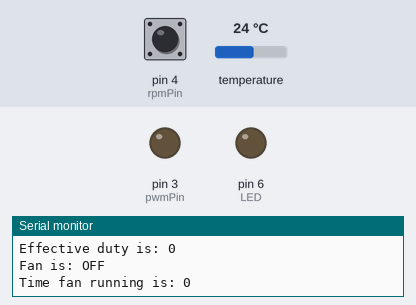
This sketch was run on a simulated Arduino Nano, built with avr-gcc and run on an emulated ATmega328P. Shown: output pins drawn as LEDs (lit = HIGH), the last lines printed to the serial monitor. The test bench sets the inputs (shaded band); at power-on: temperature 24 °C, pin 4 (rpmPin) HIGH.

Above: at 12.3 s.
12.4 s: temperature set to 30.1 °C
23.6 s: temperature set to 31.5 °C
At 34.2 s:
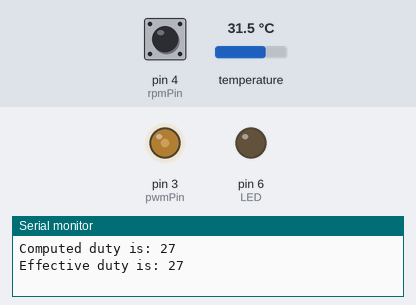
At 35.7 s:
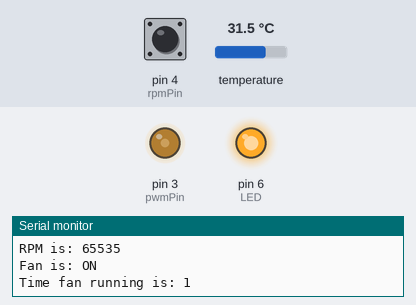
36.7 s: temperature set to 41 °C
At 46.9 s:
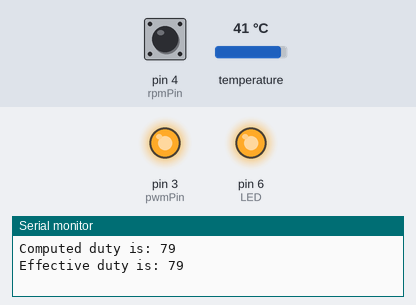
Timing chart, 0 to 48.4 s (numbered marks = the images above; inputs shaded):
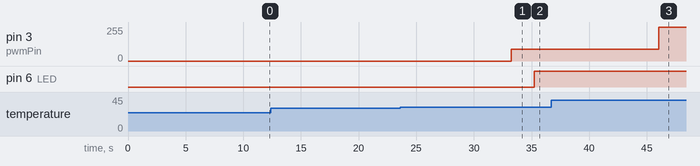

The sketch:

fan_control.ino
```cpp
/********************************************************************/
// Arduino Nano based PWM fan speed control
//
// The fan will be turned as soon as a certain temperature (temp_start) is reached.
// It will be turned off again as soon as the fan has run a certain time
// period (MIN_TIME_RUNNING) and the temperature is below a threshold
// (temp_stop). This should keep the fan from turning on and off all the time.
//
// This codes is based on codes from the following homepages:
// Homepages last checked: 2019-10-13
// Computation of fan RPM: https://www.hackster.io/Buechner/4-wired-fan-control-pwm-bb29ac
// Running 1-wire bus and reading temperature of DS18B20 temperature sensor: https://create.arduino.cc/projecthub/TheGadgetBoy/ds18b20-digital-temperature-sensor-and-arduino-9cc806
// Running PWM at 25 kHz: https://forum.arduino.cc/index.php?topic=415167.0 (post by dlloyd)
//
// Further homepages that gave valuable input and inspiration:
//
// PWM fan control: https://www.instructables.com/id/Temperature-Control-With-Arduino-and-PWM-Fans/
//
//
// Thank you to everyone helping online and posting there sketches/codes.
/********************************************************************/

#include <OneWire.h>
#include <DallasTemperature.h>

// Data wire is plugged into pin 2 on the Arduino
#define ONE_WIRE_BUS 2
/********************************************************************/
// Setup a oneWire instance to communicate with any OneWire devices
// (not just Maxim/Dallas temperature ICs)
OneWire oneWire(ONE_WIRE_BUS);
/********************************************************************/
// Pass our oneWire reference to Dallas Temperature.
DallasTemperature sensors(&oneWire);

const float temp_start = 31.0; // When to turn on the fan
const float temp_stop = temp_start - 1.5; // When to turn of the fan
const float temp_max = 38.5;

const int duty_min = 24; // Minimum fan speed (ca. 30%)
const int duty_max = 79; // Maximum fan speed (100%)

const float m = (duty_max - duty_min ) / (temp_max - temp_start);


#define ONE_WIRE_BUS 2
#define MIN_TIME_RUNNING 300 // in seconds
#define DELAYTIME 10000 //in milliseconds
#define LED 6 // digital pin

unsigned long time_running = 0;
bool fan_on = false;

int pwmPin     = 3; // digital PWM pin 9
unsigned long time;
unsigned int rpm;
int rpmPin = 4;
String stringRPM;

void setup() {
  // put your setup code here, to run once:
 // start serial port
 Serial.begin(9600);
 // Start up the library
 sensors.begin();

 // generate 25kHz PWM pulse rate on Pin 3
 pinMode(pwmPin, OUTPUT);   // OCR2B sets duty cycle
 pwm25kHzBegin();
 digitalWrite(rpmPin, HIGH);   // Starts reading

 pinMode(LED, OUTPUT);

 fan_on = false;

}

void loop() {
  // put your main code here, to run repeatedly:
  sensors.requestTemperatures(); // Send the command to get temperature readings

  Serial.print(" Requesting temperatures...");
  float temp = sensors.getTempCByIndex(0);
  Serial.print("Temperature is: ");
  Serial.println( temp );


  int duty = getDuty( temp );
  // Keep fan running if it is running
  if ( fan_on == true )
    duty = max( duty_min, duty );

  Serial.print("Computed duty is: ");
  Serial.println( duty );

  // Stop fan only if
  // 1. Temperature is below temp_stop
  // 2. The fan has been running
  // 3. The fan has been running long enough
  if ( temp < temp_stop && fan_on == true && time_running > MIN_TIME_RUNNING ) {
    duty = 0;
  }

  Serial.print("Effective duty is: ");
  Serial.println( duty );
  pwmDuty( duty ); // 100% (range = 0-79 = 1.25-100%)

  if ( duty > 0 ) {
    fan_on = true;
    delay(1000);
    time_running += 1;
    Serial.print("RPM is: ");
    getRPMS();
    Serial.println( stringRPM );
    digitalWrite( LED, HIGH );
  } else {
    fan_on = false;
    time_running = 0;
    digitalWrite( LED, LOW );
  }

  Serial.print("Fan is: ");
  Serial.println( fan_on ? "ON" : "OFF" );
  Serial.print("Time fan running is: ");
  Serial.println( time_running );

  delay(DELAYTIME);
  if ( fan_on == true )
    time_running += (DELAYTIME/1000);

  // Reset to prevent overflow
  if ( time_running > MIN_TIME_RUNNING )
    time_running = MIN_TIME_RUNNING+1;
}

void pwm25kHzBegin() {
  TCCR2A = 0;                               // TC2 Control Register A
  TCCR2B = 0;                               // TC2 Control Register B
  TIMSK2 = 0;                               // TC2 Interrupt Mask Register
  TIFR2 = 0;                                // TC2 Interrupt Flag Register
  TCCR2A |= (1 << COM2B1) | (1 << WGM21) | (1 << WGM20);  // OC2B cleared/set on match when up/down counting, fast PWM
  TCCR2B |= (1 << WGM22) | (1 << CS21);     // prescaler 8
  OCR2A = 79;                               // TOP overflow value (Hz)
  OCR2B = 0;
}

void pwmDuty(byte ocrb) {
  OCR2B = ocrb;                             // PWM Width (duty)
}

void getRPMS() {
 time = pulseIn(rpmPin, HIGH);
 rpm = (1000000 * 60) / (time * 4);
 stringRPM = String(rpm);
// if (stringRPM.length() < 5) {
//   Serial.println(rpm, DEC);
// }
}

// Computes duty value depending on temperature.
// Duty increases linearly for increasing temperature.
int getDuty( float temp ) {
  int duty = m * ( temp - temp_start ) + duty_min;

  // Make sure duty does not get negative
  if ( duty < duty_min ) {
    duty = 0;
  }

  // Make sure duty is not too large
  if ( duty > duty_max ) {
    duty = duty_max;
  }
  return duty;
}
```

Measured:
- the behaviour switches between 30.9 and 31 °C on temperature (found by bisection; images 0 and 1)
- after the input at 23.6 s, pin 3 (pwmPin): 0/255 → 87/255 after 9.7 s; pin 6 (LED): LOW → HIGH after 11.7 s
- after the input at 36.7 s, pin 3 (pwmPin): 87/255 → 255/255 after 9.3 s
